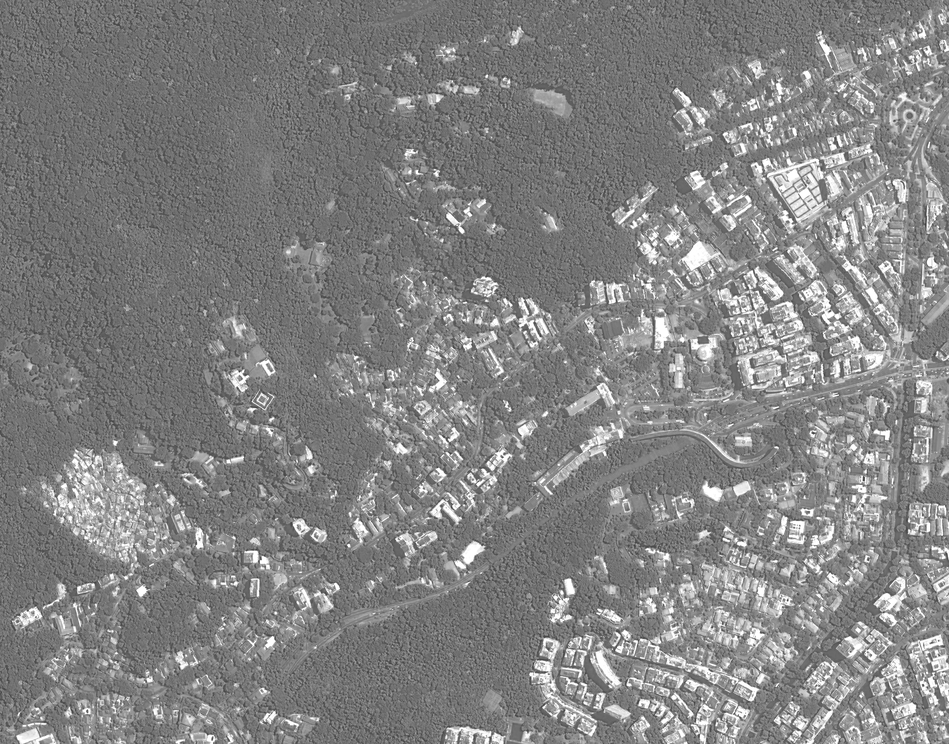
%> input picture Trabalho 1/gavea_r.png, 949 x 744 px, shrunk from 1866 x 1462 before the run; the run also reads 1 picture not shown here
$ octave trabalho6.m   (GNU Octave 9; MATLAB toolbox functions it lacks are replaced by stand-ins)
%> lines starting %> are read from the running program, lines starting %| are printed output that depends on the picture; in (x1, y1, x2, y2) boxes, pixels count from 0 and x2, y2 are one past the last pixel; in counts of white or black regions, pixels touching at a corner belong together; the program's own positions count from 1
pkg load image

r = rgb2gray(im2double(imread('gavea_r.png')));
%> r: size 744x949 double; min 0.216, max 1, mean 0.513
g = rgb2gray(im2double(imread('gavea_g.png')));
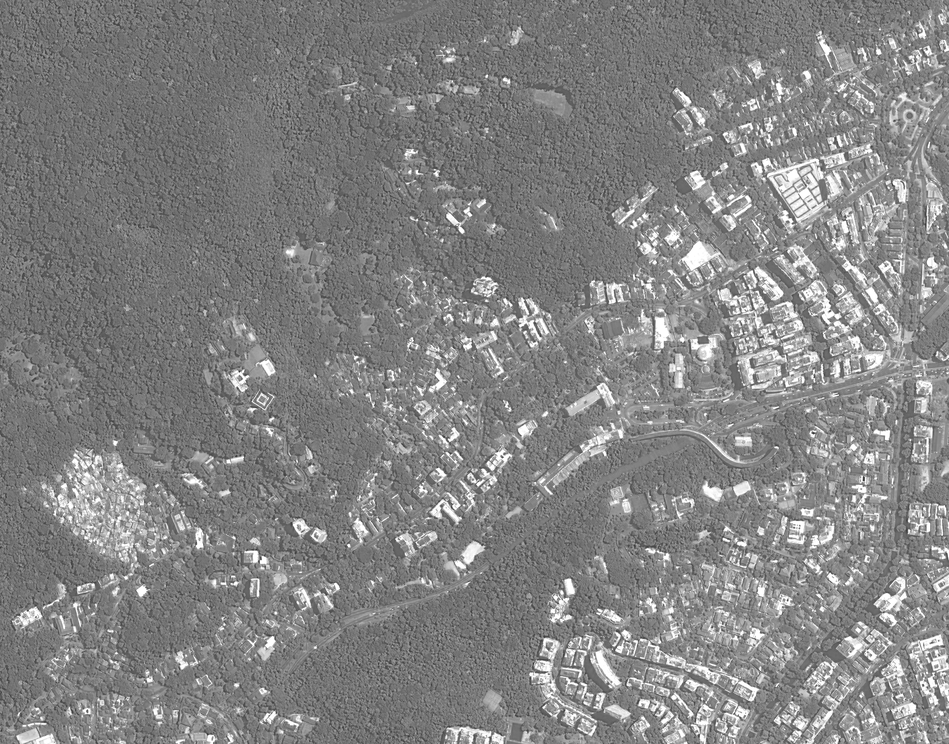
%> input picture Trabalho 1/gavea_g.png, 949 x 744 px, shrunk from 1866 x 1462 before the run
%> g: size 744x949 double; min 0.173, max 1, mean 0.515
b = rgb2gray(im2double(imread('gavea_b.png')));
%> b: size 744x949 double; min 0.157, max 1, mean 0.512
nir = rgb2gray(im2double(imread('gavea_nir.png')));
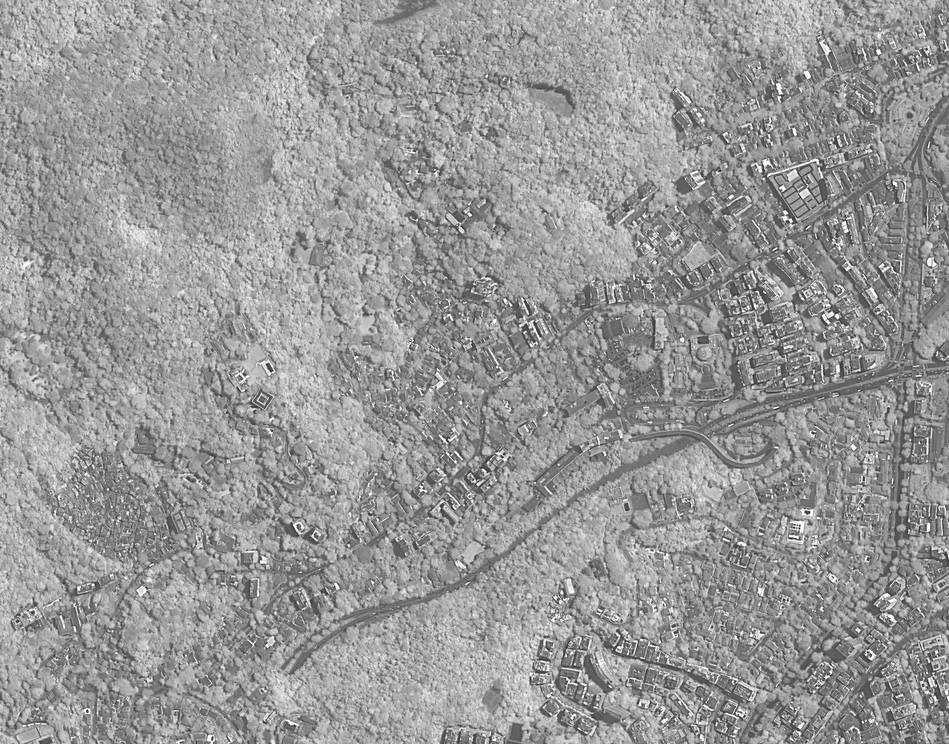
%> input picture Trabalho 1/gavea_nir.png, 949 x 744 px, shrunk from 1866 x 1462 before the run
%> nir: size 744x949 double; min 0.0824, max 1, mean 0.595
ndvi = (nir-r)./(nir+r);
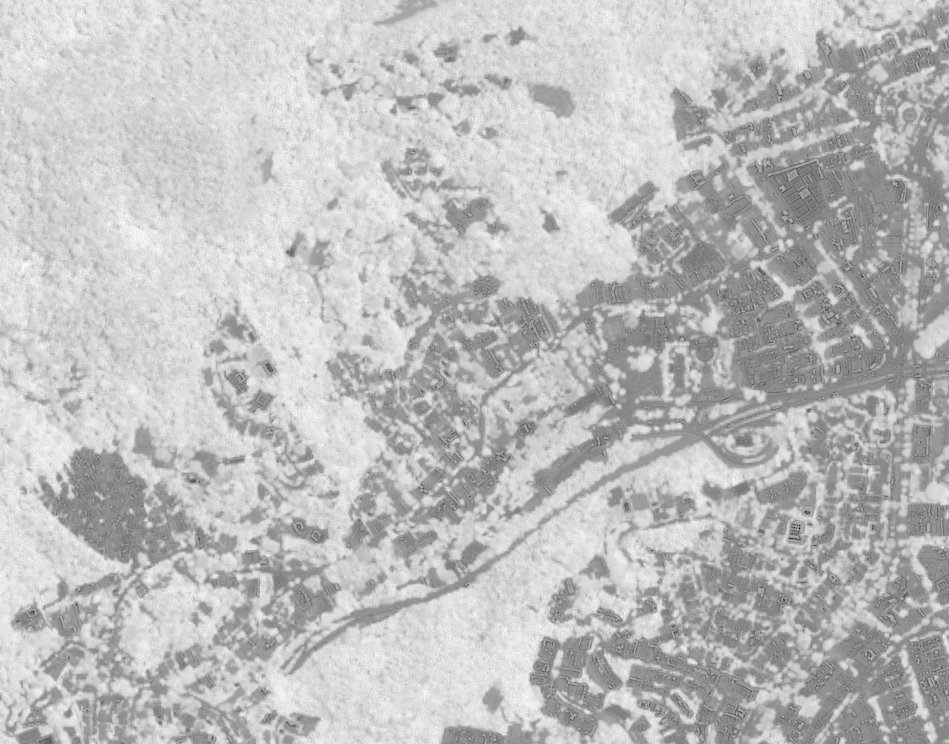
%> ndvi: size 744x949 double; min -0.696, max 0.341, mean 0.0753; drawn with min black and max white
limi_ndvi = ndvi < 0.03;
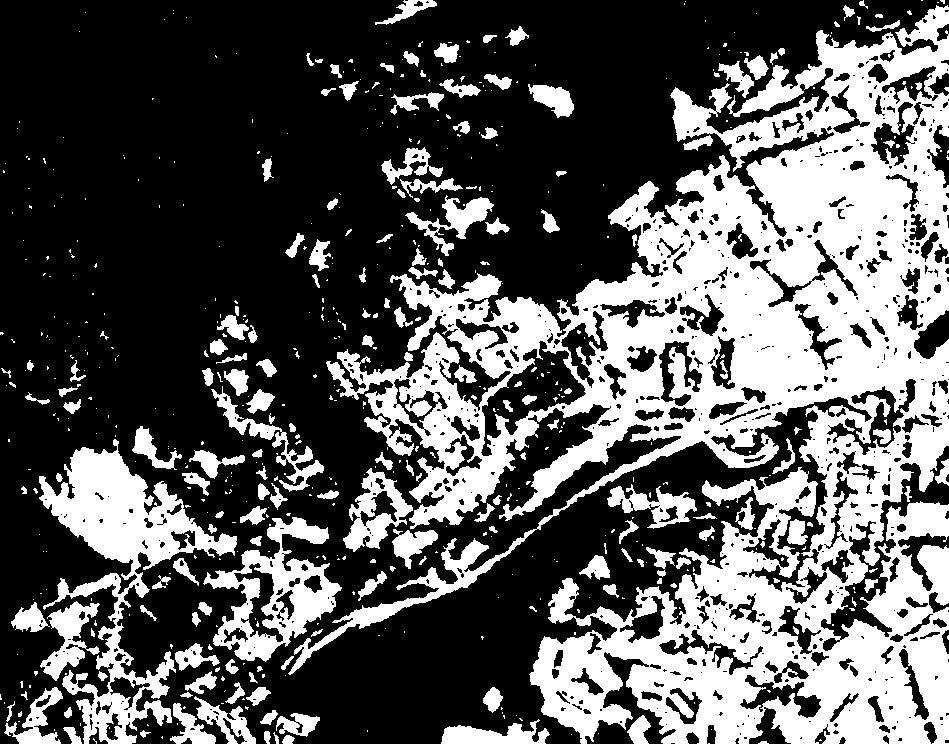
%> limi_ndvi: size 744x949 logical; 35.7% white; 611 white regions (429 under 20 px), largest, box (x1, y1, x2, y2) and area: (288, 5, 949, 744) 186089, (39, 439, 237, 744) 17099, (203, 517, 342, 662) 7564
ind_veg = find(limi_ndvi);
%> ind_veg = 251843 values from 333 to 706056

gavea = cat(3,r,g,b);
imshow(gavea)

r_veg = r;
r_veg(ind_veg) = 0;
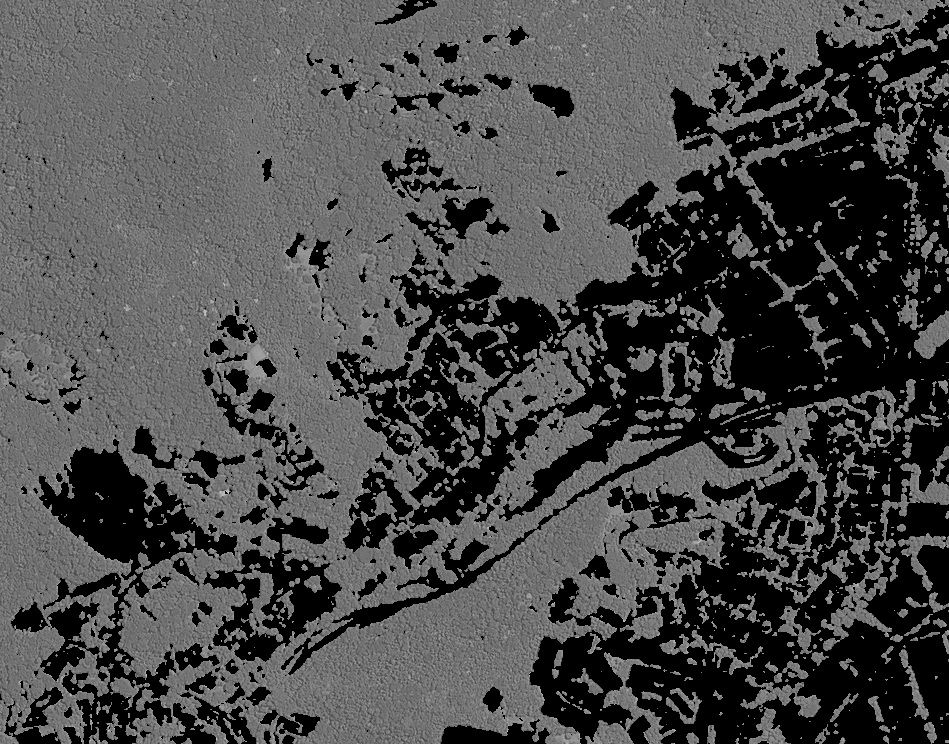
%> r_veg: size 744x949 double; min 0, max 0.902, mean 0.292
g_veg = g;
g_veg(ind_veg) = 0;
b_veg = b;
b_veg(ind_veg) = 0;

gavea_veg = cat(3,r_veg,g_veg,b_veg);
figure()
imshow(gavea_veg);

ind_not_veg = find(!limi_ndvi);
%> ind_not_veg = 454213 values from 1 to 706055

r_not_veg = r;
r_not_veg(ind_not_veg) = 0;
g_not_veg = g;
g_not_veg(ind_not_veg) = 0;
b_not_veg = b;
b_not_veg(ind_not_veg) = 0;

gavea_not_veg = cat(3,r_not_veg,g_not_veg,b_not_veg);
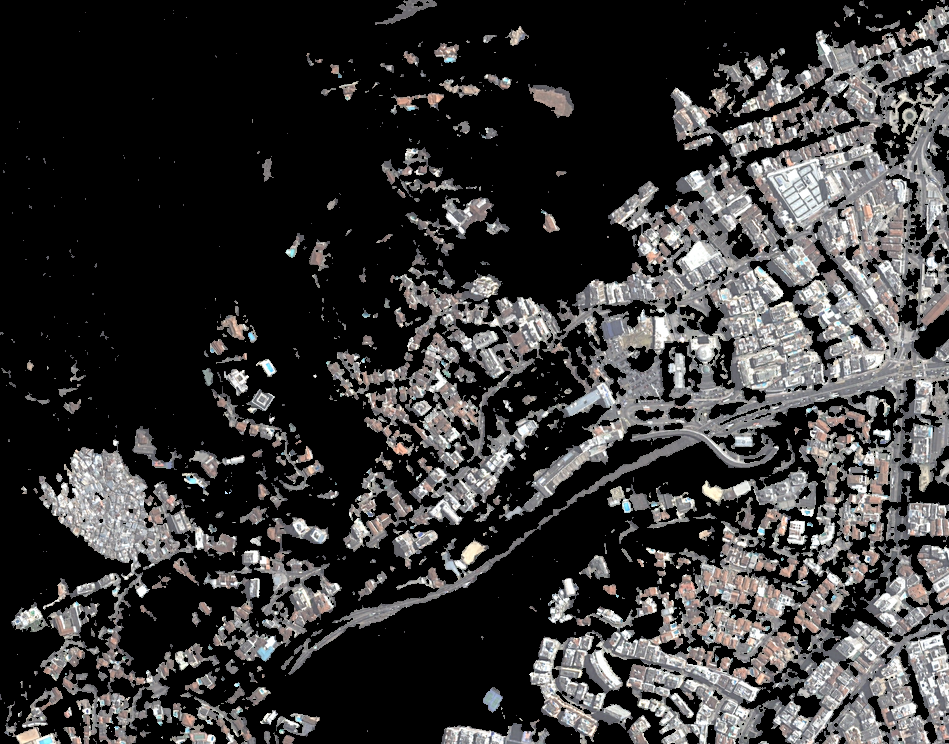
%> gavea_not_veg: size 744x949x3 double; mean R, G, B 0.221, 0.217, 0.217
figure()
imshow(gavea_not_veg);
